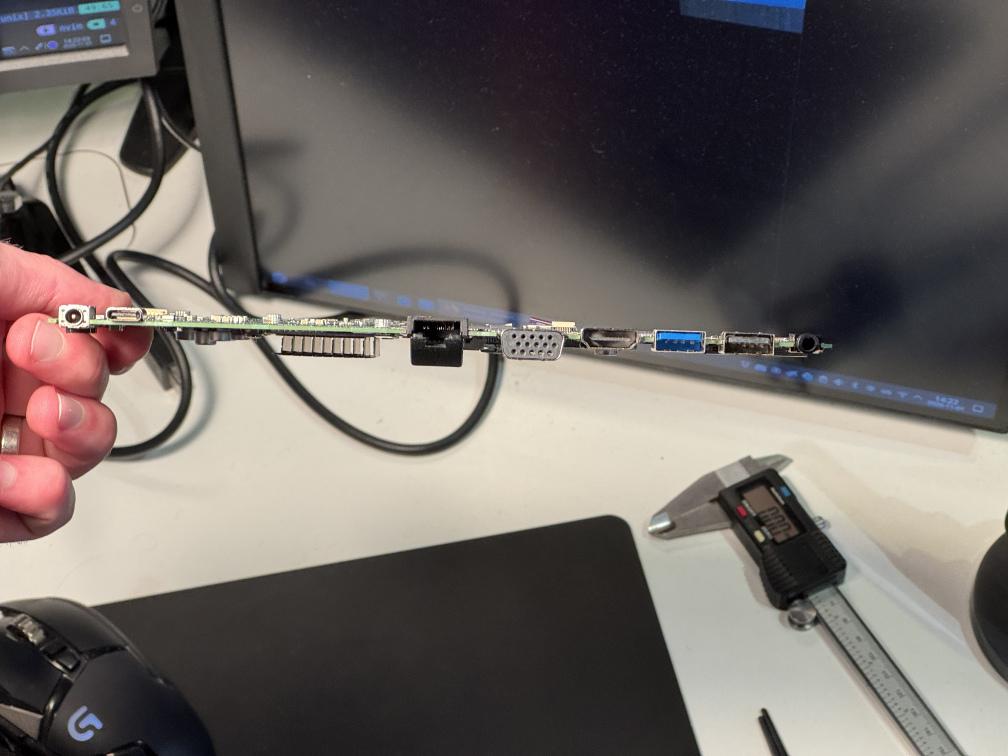
#> input picture photos/03-port-edge-profile-full.jpg, 4032 x 3024 px, found by its file name (shown at 1/4 size)
$ python port_profiles.py   (older library calls are emulated)
#> lines starting #> are read from the running program, lines starting #| are printed output that depends on the picture; after the words box and inside, x2 and y2 are one past the last pixel; in counts of white or black regions, pixels touching at a corner belong together
"""Port heights and vertical positions from the side profile photo (03-port-edge-profile).
The PCB edge is fitted as a line; around a seed box per connector the four silhouette edges are refined to the
strongest intensity gradient; the known connector width gives the local scale (the photo has strong perspective).
Writes measurements/port_profiles_mm.json: per port X range (from ports_mm.json), z range relative to the PCB
underside (positive up), shape and nominal face size. Overlay: measurements/port_profiles_overlay.jpg"""
import json, cv2, numpy as np
im = cv2.imread('photos/03-port-edge-profile-full.jpg'); H, W = im.shape[:2]; x0, y0 = int(W * 0.03), int(H * 0.36)
#> further down, im is the input picture: shape (3024, 4032, 3); mean B, G, R 100.2, 104.3, 110.8
#> after `H, W = im.shape[:2]`: H = 3024; W = 4032
#> after `x0, y0 = (int(W * 0.03), int(H * 0.36))`: x0 = 120; y0 = 1088
crop = im[y0:y0 + 484, x0:x0 + 3347]; gray = cv2.GaussianBlur(cv2.cvtColor(crop, cv2.COLOR_BGR2GRAY), (3, 3), 0).astype(float)
#> after `crop = im[y0:y0 + 484, x0:x0 + 3347]`:
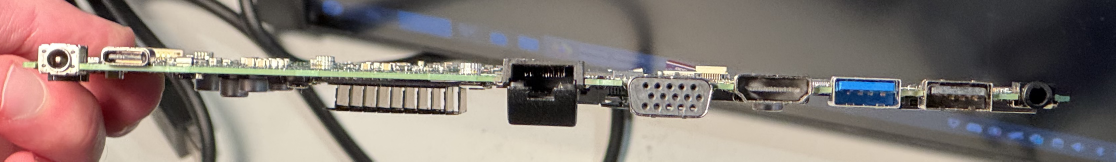
#> crop: shape (484, 3347, 3) (shown at 1/3 size); mean B, G, R 115.6, 121.3, 133.1
#> after `gray = cv2.GaussianBlur(cv2.cvtColor(crop, cv2.COLOR_BGR2GRAY), (3, 3)`:
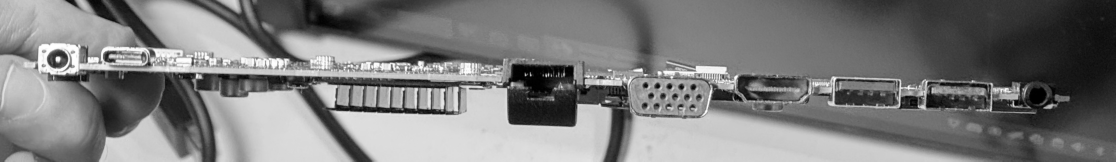
#> gray: shape (484, 3347) float64 (shown at 1/3 size); min 0, max 255, mean 124.2
hsv = cv2.cvtColor(crop, cv2.COLOR_BGR2HSV)
#> hsv: shape (484, 3347, 3); mean H, S, V 45.2, 47.1, 137
g = cv2.morphologyEx(cv2.inRange(hsv, (35, 40, 60), (90, 255, 255)), cv2.MORPH_OPEN, np.ones((3, 9), np.uint8))
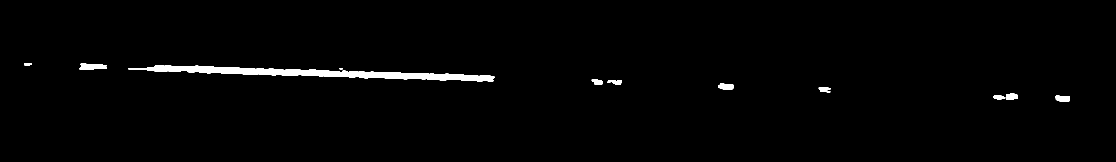
#> g: shape (484, 3347) (shown at 1/3 size); 1.4% white; 11 white regions, largest, box (x1, y1, x2, y2) and area: (385, 195, 1484, 244) 18260, (238, 190, 320, 209) 1149, (2154, 250, 2200, 270) 677
ys, xs = np.nonzero(g); k, b = np.polyfit(xs, ys, 1)
#> after `k, b = np.polyfit(xs, ys, 1)`: k = 0.0328; b = 188.2
pcb = lambda x: k * x + b                       # centre of the 1 mm PCB edge in the crop
#> (the run stopped early here; a loop or call above may not have finished)
